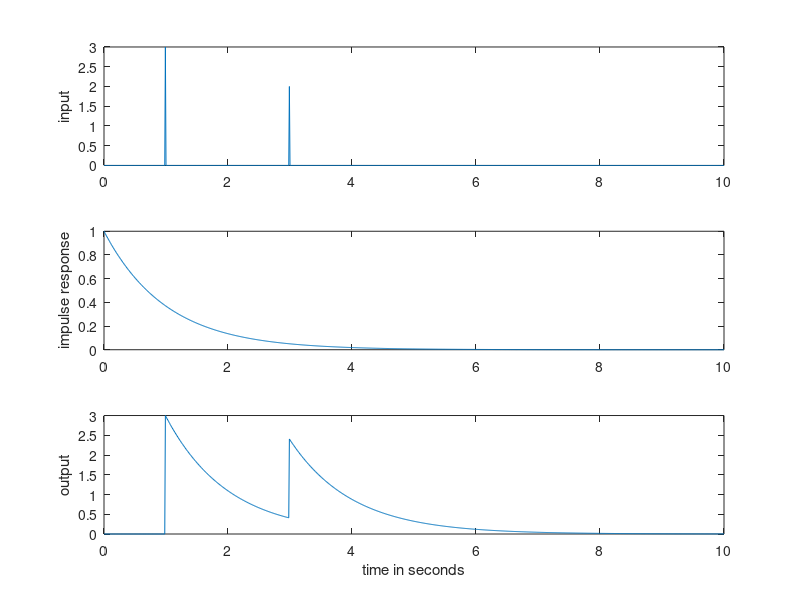

Source code (MATLAB):
% convolex.m: example of numerical convolutionTs=1/100; time=10;             % sampling interval and total timet=0:Ts:time;                   % create time vectorh=exp(-t);                     % define impulse responsex=zeros(size(t));              % input is sum of two delta functionsx(1/Ts)=3; x(3/Ts)=2;          % at times t=1 and t=3y=conv(h,x);                   % do convolutionsubplot(3,1,1), plot(t,x)      % and plotsubplot(3,1,2), plot(t,h)subplot(3,1,3), plot(t,y(1:length(t)))% actual commands used to draw figure:subplot(3,1,1), plot(t,x)ylabel('input')subplot(3,1,2), plot(t,h)ylabel('impulse response')subplot(3,1,3), plot(t,y(1:length(t)))ylabel('output')xlabel('time in seconds')